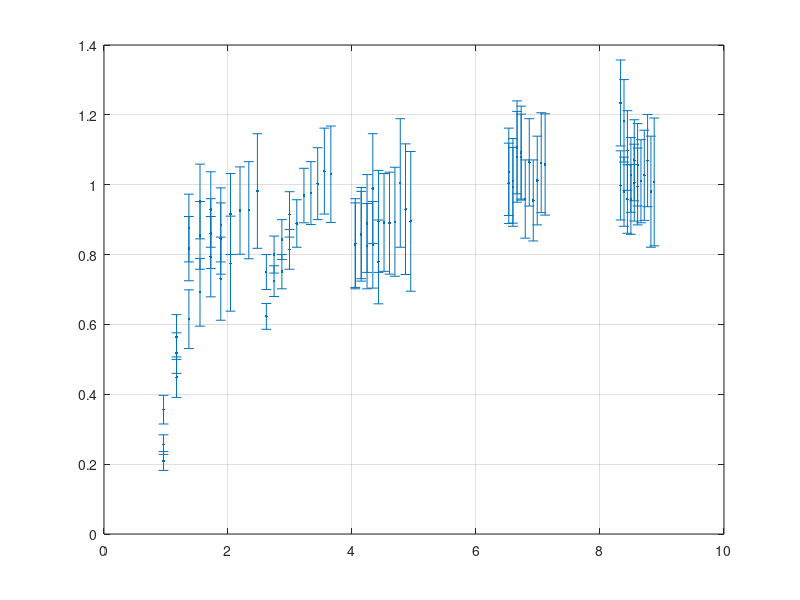

The MATLAB source for this figure: (Note: this script raises an error after producing the figure.)
clear all
load('preData_30oct_EBT2.mat');
E = myData(:,1);
LET = myData(:,2);
ratio = myData(:,3);
dratio = myData(:,4);
doses = myData(:,5);
vM = doses<12;

%% Fit to rational (Energy)
figure(1);
errorbar(E(vM),ratio(vM),dratio(vM),'.');
grid on
wgt = dratio.^(-2);
F = fit(E(vM), ratio(vM), 'rat22', 'Weights', wgt(vM))
hold on;
Evals = 0:0.1:10;
plot(Evals, F(Evals), 'R-');
xlabel('Energy (MeV)');
ylabel('RE');

%% Fit to rational (LET)
figure(2);
hold off
errorbar(LET(vM),ratio(vM),dratio(vM),'.'); hold on
errorbar(LET(vM==0),ratio(vM==0),dratio(vM==0),'g.');

grid on
wgt = dratio.^(-2);
ft = fittype( 'D0 / (a*x + D0)', 'independent', 'x', 'dependent', 'y' );
ft2 = fittype( '1 - a*x^b', 'independent', 'x', 'dependent', 'y' );

F = fit(LET(vM), ratio(vM), ft, 'Weights', wgt(vM));% 'Lower', [45 0], 'Upper', [45 1])
F2 = fit(LET(vM), ratio(vM), ft2, 'Weights', wgt(vM), 'Lower', [0 0])

hold on;
Evals = 10:1:400;
%plot(Evals, F(Evals), 'm-');
plot(Evals, F2(Evals), 'r-');
xlabel('LET (MeV/cm)');
ylabel('RE');
ylim([0 2]);
set(gca,'xscale','log')
axis([40 300 0 1.40]);
title('EBT2');